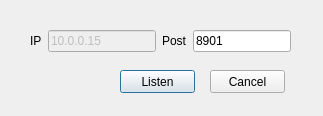
<?xml version="1.0" encoding="UTF-8"?>
<ui version="4.0">
 <class>ServerDialog</class>
 <widget class="QDialog" name="ServerDialog">
  <property name="geometry">
   <rect>
    <x>0</x>
    <y>0</y>
    <width>323</width>
    <height>116</height>
   </rect>
  </property>
  <property name="windowTitle">
   <string>Dialog</string>
  </property>
  <widget class="QPushButton" name="pushButton_Connect">
   <property name="geometry">
    <rect>
     <x>120</x>
     <y>70</y>
     <width>75</width>
     <height>23</height>
    </rect>
   </property>
   <property name="text">
    <string>Listen</string>
   </property>
  </widget>
  <widget class="QPushButton" name="pushButton_Cancel">
   <property name="geometry">
    <rect>
     <x>210</x>
     <y>70</y>
     <width>75</width>
     <height>23</height>
    </rect>
   </property>
   <property name="text">
    <string>Cancel</string>
   </property>
  </widget>
  <widget class="QWidget" name="layoutWidget">
   <property name="geometry">
    <rect>
     <x>30</x>
     <y>30</y>
     <width>261</width>
     <height>22</height>
    </rect>
   </property>
   <layout class="QHBoxLayout" name="horizontalLayout">
    <item>
     <widget class="QLabel" name="label_IP">
      <property name="text">
       <string>IP</string>
      </property>
     </widget>
    </item>
    <item>
     <widget class="QLineEdit" name="lineEdit_IP">
      <property name="enabled">
       <bool>false</bool>
      </property>
      <property name="sizePolicy">
       <sizepolicy hsizetype="Fixed" vsizetype="Fixed">
        <horstretch>0</horstretch>
        <verstretch>0</verstretch>
       </sizepolicy>
      </property>
      <property name="text">
       <string>10.0.0.15</string>
      </property>
     </widget>
    </item>
    <item>
     <widget class="QLabel" name="label_Post">
      <property name="text">
       <string>Post</string>
      </property>
     </widget>
    </item>
    <item>
     <widget class="QLineEdit" name="lineEdit_Post">
      <property name="sizePolicy">
       <sizepolicy hsizetype="Expanding" vsizetype="Fixed">
        <horstretch>0</horstretch>
        <verstretch>0</verstretch>
       </sizepolicy>
      </property>
      <property name="text">
       <string>8901</string>
      </property>
     </widget>
    </item>
   </layout>
  </widget>
 </widget>
 <resources/>
 <connections>
  <connection>
   <sender>pushButton_Cancel</sender>
   <signal>clicked()</signal>
   <receiver>ServerDialog</receiver>
   <slot>reject()</slot>
   <hints>
    <hint type="sourcelabel">
     <x>254</x>
     <y>84</y>
    </hint>
    <hint type="destinationlabel">
     <x>306</x>
     <y>84</y>
    </hint>
   </hints>
  </connection>
  <connection>
   <sender>pushButton_Connect</sender>
   <signal>clicked()</signal>
   <receiver>ServerDialog</receiver>
   <slot>initServer()</slot>
   <hints>
    <hint type="sourcelabel">
     <x>163</x>
     <y>85</y>
    </hint>
    <hint type="destinationlabel">
     <x>84</x>
     <y>95</y>
    </hint>
   </hints>
  </connection>
 </connections>
 <slots>
  <slot>initServer()</slot>
 </slots>
</ui>
